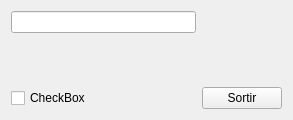
<?xml version="1.0" encoding="UTF-8"?>
<ui version="4.0">
 <class>Form</class>
 <widget class="QWidget" name="Form">
  <property name="geometry">
   <rect>
    <x>0</x>
    <y>0</y>
    <width>293</width>
    <height>120</height>
   </rect>
  </property>
  <property name="windowTitle">
   <string>Form</string>
  </property>
  <layout class="QGridLayout" name="gridLayout">
   <item row="0" column="0">
    <widget class="QLineEdit" name="lineEdit"/>
   </item>
   <item row="2" column="1">
    <widget class="QPushButton" name="pushButton">
     <property name="text">
      <string>Sortir</string>
     </property>
    </widget>
   </item>
   <item row="1" column="0">
    <widget class="MyLabel" name="label">
     <property name="text">
      <string/>
     </property>
    </widget>
   </item>
   <item row="2" column="0">
    <widget class="MyCheckBox" name="checkBox">
     <property name="text">
      <string>CheckBox</string>
     </property>
     <property name="checkable">
      <bool>true</bool>
     </property>
    </widget>
   </item>
  </layout>
 </widget>
 <customwidgets>
  <customwidget>
   <class>MyLabel</class>
   <extends>QLabel</extends>
   <header location="global">MyLabel.h</header>
   <slots>
    <slot>agafarText(QString)</slot>
    <slot>returnPressed2()</slot>
   </slots>
  </customwidget>
  <customwidget>
   <class>MyCheckBox</class>
   <extends>QCheckBox</extends>
   <header location="global">MyCheckBox.h</header>
   <slots>
    <slot>agafarTextCheck(QString)</slot>
    <slot>returnPressed2Check()</slot>
   </slots>
  </customwidget>
 </customwidgets>
 <resources/>
 <connections>
  <connection>
   <sender>lineEdit</sender>
   <signal>textChanged(QString)</signal>
   <receiver>label</receiver>
   <slot>agafarText(QString)</slot>
   <hints>
    <hint type="sourcelabel">
     <x>129</x>
     <y>20</y>
    </hint>
    <hint type="destinationlabel">
     <x>128</x>
     <y>40</y>
    </hint>
   </hints>
  </connection>
  <connection>
   <sender>lineEdit</sender>
   <signal>returnPressed()</signal>
   <receiver>label</receiver>
   <slot>returnPressed2()</slot>
   <hints>
    <hint type="sourcelabel">
     <x>194</x>
     <y>12</y>
    </hint>
    <hint type="destinationlabel">
     <x>195</x>
     <y>89</y>
    </hint>
   </hints>
  </connection>
  <connection>
   <sender>pushButton</sender>
   <signal>clicked()</signal>
   <receiver>Form</receiver>
   <slot>close()</slot>
   <hints>
    <hint type="sourcelabel">
     <x>265</x>
     <y>95</y>
    </hint>
    <hint type="destinationlabel">
     <x>266</x>
     <y>66</y>
    </hint>
   </hints>
  </connection>
  <connection>
   <sender>lineEdit</sender>
   <signal>textChanged(QString)</signal>
   <receiver>checkBox</receiver>
   <slot>agafarTextCheck(QString)</slot>
   <hints>
    <hint type="sourcelabel">
     <x>28</x>
     <y>16</y>
    </hint>
    <hint type="destinationlabel">
     <x>42</x>
     <y>105</y>
    </hint>
   </hints>
  </connection>
  <connection>
   <sender>lineEdit</sender>
   <signal>returnPressed()</signal>
   <receiver>checkBox</receiver>
   <slot>returnPressed2Check()</slot>
   <hints>
    <hint type="sourcelabel">
     <x>96</x>
     <y>16</y>
    </hint>
    <hint type="destinationlabel">
     <x>88</x>
     <y>110</y>
    </hint>
   </hints>
  </connection>
 </connections>
</ui>
